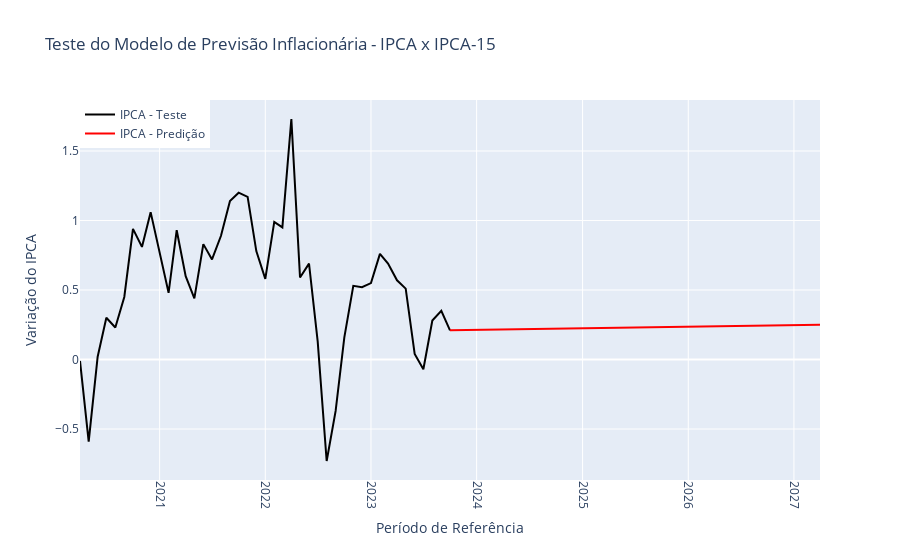

The cell this chart's notebook holds for it:
### Markdown cell above
Aqui está a predição:

### Code cell
import plotly.graph_objects as go

# Obtenha a última data no DatetimeIndex para ref_test
ultima_data_ref_test = conj_test[-1]

# Obtenha a última variação do IPCA15
ultima_variacao_ipca15 = ipca15_test.iloc[-1]

# Obtenha a previsão do IPCA usando o modelo treinado
prev_ipca = l_regression.predict([[ultima_variacao_ipca15]])

# Crie as listas y_pred e x_pred
y_pred = [ultima_data_ref_test, '2027-04']
x_pred = [ultima_variacao_ipca15, float("{:.2f}".format(prev_ipca[0][0]))]

# Crie os traces para IPCA - Teste e IPCA - Predição
trace_ipca_test = go.Scatter(x=conj_test, y=ipca15_test, mode='lines', name='IPCA - Teste', line=dict(color='black'))
trace_ipca_pred = go.Scatter(x=y_pred, y=x_pred, mode='lines', name='IPCA - Predição', line=dict(color='red'))

# Crie o layout do gráfico
layout = go.Layout(
    title='Teste do Modelo de Previsão Inflacionária - IPCA x IPCA-15',
    xaxis=dict(title='Período de Referência', tickangle=90),
    yaxis=dict(title='Variação do IPCA'),
    legend=dict(x=0, y=1)
)

# Crie a figura
fig = go.Figure(data=[trace_ipca_test, trace_ipca_pred], layout=layout)

# Mostre o gráfico
fig.show()

### Figure 1 — Plotly figure (JSON) as saved in the notebook; plotly's stock layout.template omitted (floating-point values rounded to 4 significant figures)
{"data": [{"line": {"color": "black"}, "mode": "lines", "name": "IPCA - Teste", "type": "scatter", "x": ["2020-04-01T00:00:00", "2020-05-01T00:00:00", "2020-06-01T00:00:00", "2020-07-01T00:00:00", "2020-08-01T00:00:00", "2020-09-01T00:00:00", "2020-10-01T00:00:00", "2020-11-01T00:00:00", "2020-12-01T00:00:00", "2021-01-01T00:00:00", "2021-02-01T00:00:00", "2021-03-01T00:00:00", "2021-04-01T00:00:00", "2021-05-01T00:00:00", "2021-06-01T00:00:00", "2021-07-01T00:00:00", "2021-08-01T00:00:00", "2021-09-01T00:00:00", "2021-10-01T00:00:00", "2021-11-01T00:00:00", "2021-12-01T00:00:00", "2022-01-01T00:00:00", "2022-02-01T00:00:00", "2022-03-01T00:00:00", "2022-04-01T00:00:00", "2022-05-01T00:00:00", "2022-06-01T00:00:00", "2022-07-01T00:00:00", "2022-08-01T00:00:00", "2022-09-01T00:00:00", "2022-10-01T00:00:00", "2022-11-01T00:00:00", "2022-12-01T00:00:00", "2023-01-01T00:00:00", "2023-02-01T00:00:00", "2023-03-01T00:00:00", "2023-04-01T00:00:00", "2023-05-01T00:00:00", "2023-06-01T00:00:00", "2023-07-01T00:00:00", "2023-08-01T00:00:00", "2023-09-01T00:00:00", "2023-10-01T00:00:00"], "y": [-0.01, -0.59, 0.02, 0.3, 0.23, 0.45, 0.94, 0.81, 1.06, 0.78, 0.48, 0.93, 0.6, 0.44, 0.83, 0.72, 0.89, 1.14, 1.2, 1.17, 0.78, 0.58, 0.99, 0.95, 1.73, 0.59, 0.69, 0.13, -0.73, -0.37, 0.16, 0.53, 0.52, 0.55, 0.76, 0.69, 0.57, 0.51, 0.04, -0.07, 0.28, 0.35, 0.21]}, {"line": {"color": "red"}, "mode": "lines", "name": "IPCA - Predição", "type": "scatter", "x": ["2023-10-01T00:00:00", "2027-04"], "y": [0.21, 0.25]}], "layout": {"legend": {"x": 0, "y": 1}, "title": {"text": "Teste do Modelo de Previsão Inflacionária - IPCA x IPCA-15"}, "xaxis": {"tickangle": 90, "title": {"text": "Período de Referência"}}, "yaxis": {"title": {"text": "Variação do IPCA"}}}}
